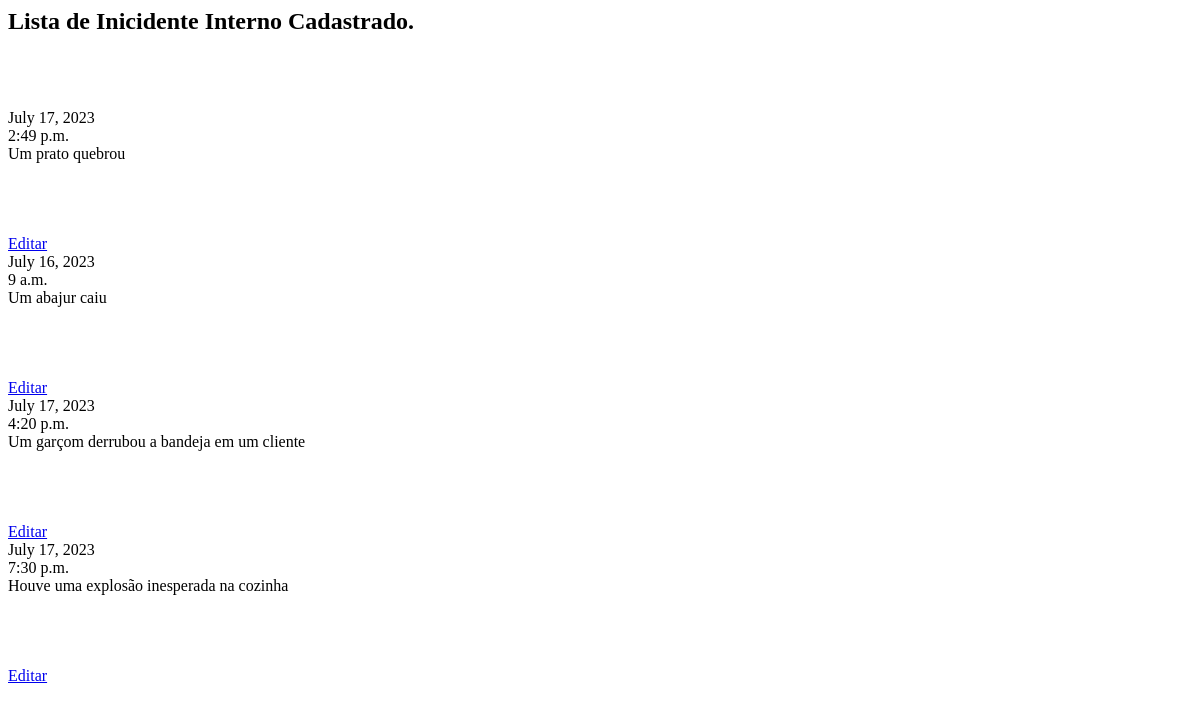
The app's page /minhaAppProjetoFinal2/exibirincidenteinterno/, older data.
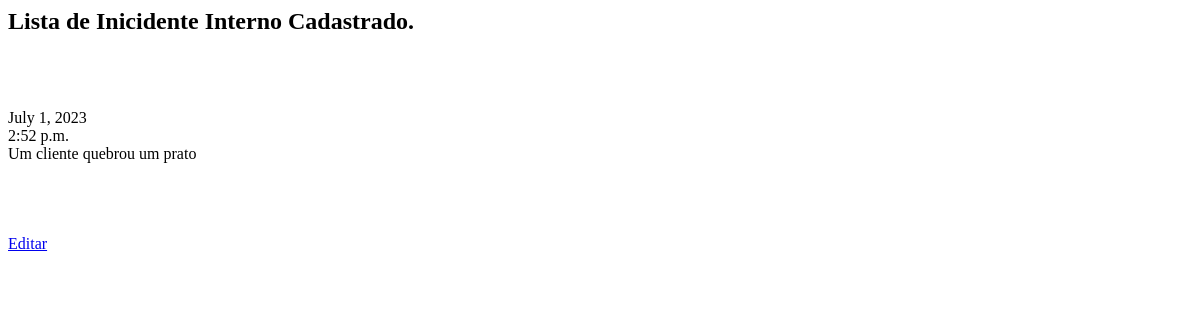
The same page, newer data.
### minhaAppProjetoFinal2/models.py (models this page shows, shortened)
class IncidenteInterno(models.Model):
    idIncidente = models.AutoField(primary_key=True)
    data = models.DateField()
    hora = models.TimeField()
    descricao = models.TextField()
    nomeFilial = models.ForeignKey("Filial", on_delete=models.CASCADE)
    nomeTipoDeIncidente = models.ForeignKey("TipoDeIncidenteInterno", on_delete=models.CASCADE)
    nomeUsuario = models.ForeignKey("Usuario", on_delete=models.CASCADE)

### minhaAppProjetoFinal2/views.py (the view)
def exibirincidenteinterno(request):
    listaIncidenteInterno = IncidenteInterno.objects.all()
    name = 'Lista de Inicidente Interno Cadastrado.'
    return render(request, "minhaAppProjetoFinal2/exibirincidenteinterno.html", {'nome': name, 'listaIncidenteInterno': listaIncidenteInterno})

### minhaAppProjetoFinal2/templates/minhaAppProjetoFinal2/exibirincidenteinterno.html
<html>
	<body>
        <h2>
            {{nome}}
        </h2>
		<br><br>
		 {% for item in listaIncidenteInterno%}
            <b>{{item.id}}</b><br>
            {{item.data}}<br>
            {{item.hora}}<br>
            {{item.descricao}}<br>
            {{item.idFilial}}<br>
            {{item.idTipoDeIncidente}}<br>
            <br><br>
            <a href="{% url 'editarincidenteinterno' pk=incidente.idIncidente %}">Editar</a>
        {% endfor %}
	</body>
<html>

Row changes from the older to the newer data that the page shows:
removed IncidenteInterno: data "July 16, 2023", hora "9 a.m.", descricao "Um abajur caiu"
removed IncidenteInterno: data "July 17, 2023", hora "4:20 p.m.", descricao "Um garçom derrubou a bandeja em um cliente"
removed IncidenteInterno: data "July 17, 2023", hora "7:30 p.m.", descricao "Houve uma explosão inesperada na cozinha"
changed IncidenteInterno: data "July 17, 2023" → "July 1, 2023"; hora "2:49 p.m." → "2:52 p.m."; descricao "Um prato quebrou" → "Um cliente quebrou um prato"
